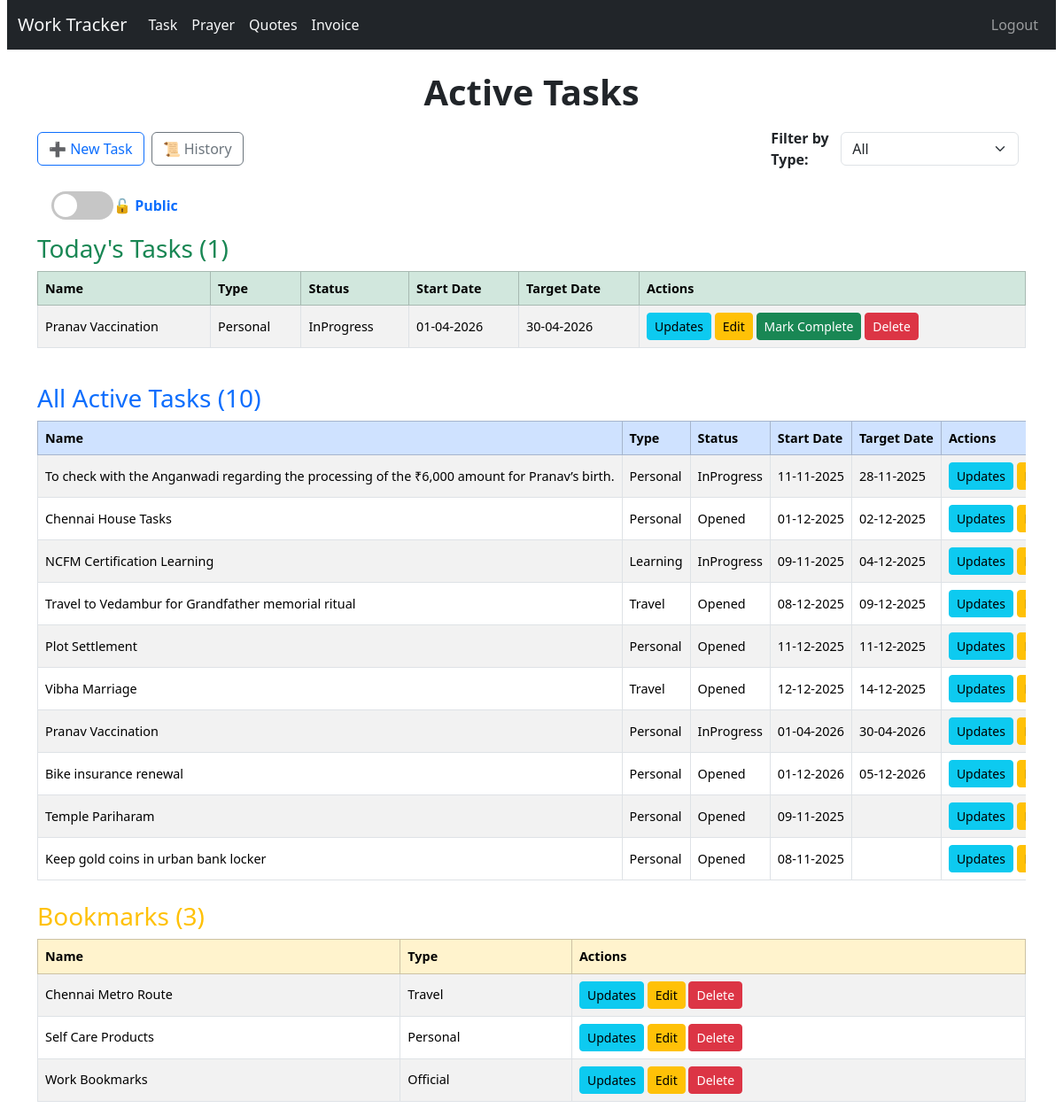
The app's page / (signed in), older data.
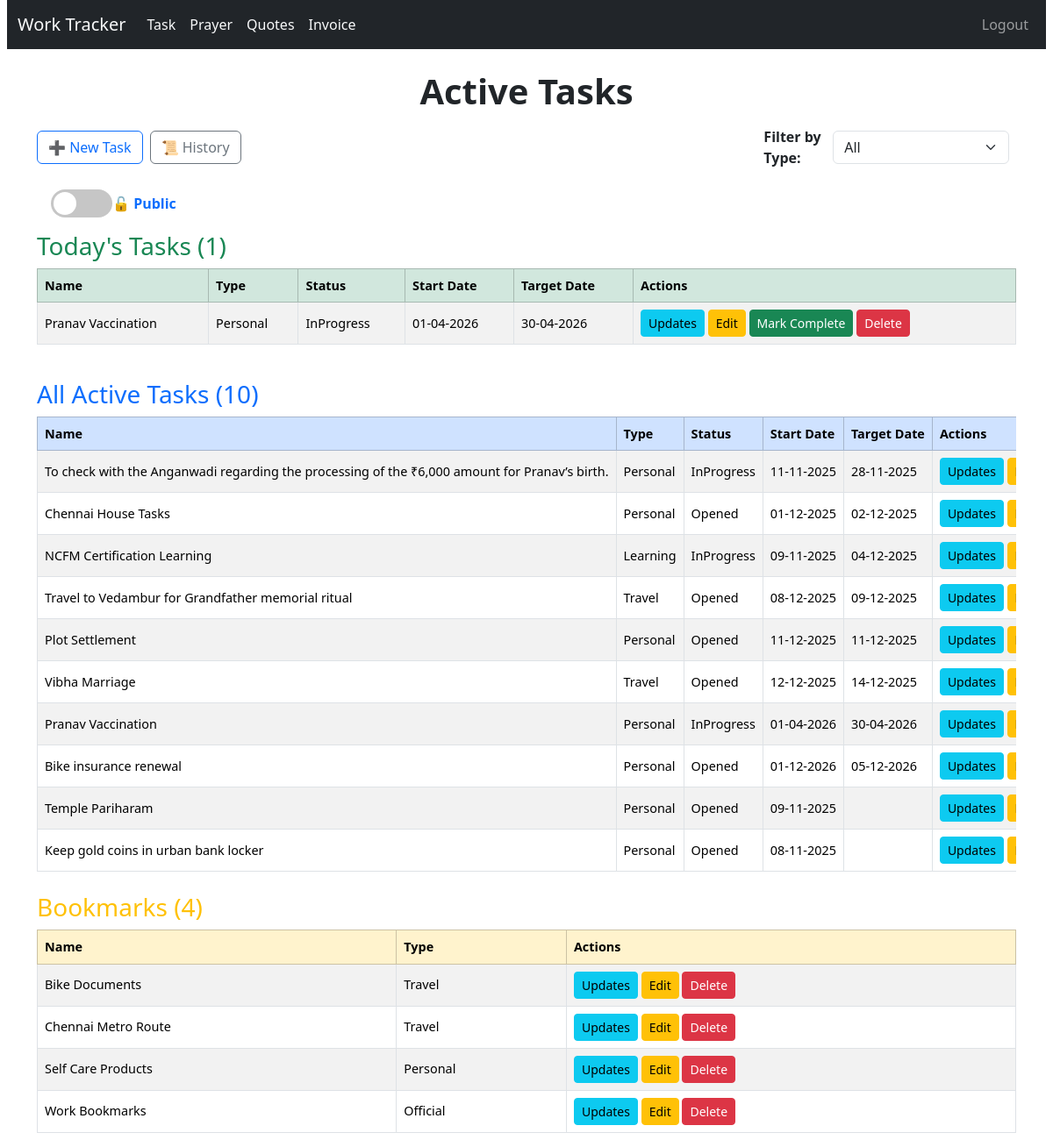
The same page, newer data.
### tracker/models.py (models this page shows, shortened)
class Task(models.Model):
    STATUS_CHOICES = [
        ('Opened', 'Opened'),
        ('InProgress', 'In Progress'),
        ('Completed', 'Completed'),
    ]
    name = models.CharField(max_length=200)
    status = models.CharField(max_length=20, choices=STATUS_CHOICES, default='Opened')
    task_type = models.ForeignKey(TaskType, on_delete=models.CASCADE)
    started_date = models.DateField(default=timezone.now, null=True, blank=True)
    created_date = models.DateField(auto_now_add=True)
    updated_date = models.DateField(auto_now=True)
    completed_date = models.DateField(null=True, blank=True)
    target_date = models.DateField(default=timezone.now, null=True, blank=True)
    is_bookmark = models.BooleanField(default=False)
    is_private = models.BooleanField(default=False)
    is_hold = models.BooleanField(default=False)

class TaskType(models.Model):
    name = models.CharField(max_length=50, unique=True)
    class Meta:
        ordering = ['name']

### tracker/views.py (the view)
# urls.py: path('', views.TaskListView.as_view(), name='task_list'),
class TaskListView(LoginRequiredMixin, ListView):
    model = Task
    template_name = 'tracker/task_list.html'
    context_object_name = 'tasks'
    def get_queryset(self):
        queryset = Task.objects.exclude(status='Completed').exclude(is_hold=True).exclude(is_bookmark=True)
        view_mode = self.request.GET.get('view', 'public')
        if view_mode == "private":
            user_profile  = getattr(self.request.user, "userprofile", None)
            if user_profile is None or not user_profile.special_privilege_password:
                messages.error(self.request, "You do not have access to private tasks.")
                return Task.objects.none()
            if not self.request.session.get("private_access"):
                raise PermissionError("PRIVATE_ACCESS_REQUIRED")
            queryset = queryset.filter(is_private=True)
        elif view_mode == "public":
            self.request.session['private_access'] = False
            queryset = queryset.filter(is_private=False)
        task_type_id = self.request.GET.get('task_type')
        if task_type_id:
            queryset = queryset.filter(task_type_id=task_type_id)
        return queryset.order_by(
            F('target_date').asc(nulls_last=True),
            'updated_date',
            'name'
        )
    def get_context_data(self, **kwargs):
        context = super().get_context_data(**kwargs)
        task_type_id = self.request.GET.get('task_type')
        context['task_types'] = TaskType.objects.all()
        context['selected_type'] = int(task_type_id) if task_type_id else None
        view_mode = self.request.GET.get('view', 'public')
        context['view_mode'] = view_mode
        today = timezone.localdate()
        common_filters = {}
        if view_mode == "public":
            common_filters['is_private'] = False
        elif view_mode == "private":
            common_filters['is_private'] = True
        if task_type_id:
            common_filters['task_type_id'] = task_type_id
        tasks_by_target_date = Task.objects.filter(
            started_date=today,
            target_date=today,
            **common_filters
        ).exclude(status='Completed').exclude(is_hold=True).exclude(is_bookmark=True)
        tasks_by_updates = Task.objects.filter(
            updates__date=today,
            updates__is_completed=False,
            **common_filters
        ).exclude(status='Completed').exclude(is_hold=True).exclude(is_bookmark=True)
        today_tasks = tasks_by_target_date.union(tasks_by_updates).order_by('name')
        context['today_tasks'] = today_tasks
        held_tasks = Task.objects.filter(
            is_hold=True,
            status__in=['Opened', 'InProgress'],
            **common_filters
        ).order_by('name')
        context['held_tasks'] = held_tasks
        bookmarked_tasks = Task.objects.filter(
            is_bookmark=True,
            status__in=['Opened', 'InProgress'],
            is_hold=False,
            **common_filters
        ).order_by('name')
        context['bookmarked_tasks'] = bookmarked_tasks
        return context
    def dispatch(self, request, *args, **kwargs):
        try:
            return super().dispatch(request, *args, **kwargs)
        except PermissionError as e:
            if str(e) == "PRIVATE_ACCESS_REQUIRED":
                return redirect("private_access")
            raise

### templates/tracker/task_list.html (shortened to what this page needs)
{% extends 'base.html' %}
{% load static %}
{% block style %}
<link rel="stylesheet" href="{% static 'css/task_list.css' %}">
{% endblock %}
{% block content %}
<h1>Active Tasks</h1>
<div class="d-flex flex-wrap align-items-center justify-content-between mb-3">
  <div class="d-flex gap-2 mb-2">
    <a href="{% url 'tracker:task_create' %}" class="btn btn-outline-primary">➕ New Task</a>
    <a href="{% url 'tracker:task_history' %}" class="btn btn-outline-secondary">📜 History</a>
  </div>
  <form method="get" class="d-flex align-items-center mb-2 ms-auto">
    <label for="task_type" class="me-2 fw-bold">Filter by Type:</label>
    <select name="task_type" id="task_type" class="form-select me-2" style="min-width: 160px;" onchange="this.form.submit()">
      <option value="">All</option>
    </select>
  </form>
</div>
<div class="toggle-container mb-3 ms-3">
  <a href="{% if view_mode == 'public' %}{% url 'private_access' %}{% else %}?view=public{% endif %}"
     class="text-decoration-none d-flex align-items-center">
    <div class="toggle-switch {% if view_mode == 'private' %}active{% endif %}">
      <div class="toggle-circle"></div>
    </div>
    <span class="toggle-label">
      {% if view_mode == 'private' %}
        🔒 Private
      {% else %}
        🔓 Public
      {% endif %}
    </span>
  </a>
</div>
{% if today_tasks %}
  <h3 class="text-success mb-2">Today's Tasks ({{ today_tasks|length }})</h3>
  <div class="table-responsive mb-4">
    <table class="table table-bordered table-striped align-middle text-nowrap">
      <thead class="table-success">
        <tr>
          <th>Name</th>
          <th>Type</th>
          <th>Status</th>
          <th>Start Date</th>
          <th>Target Date</th>
          <th>Actions</th>
        </tr>
      </thead>
      <tbody>
        {% for task in today_tasks %}
        <tr>
          <td>{{ task.name }}</td>
          <td>{{ task.task_type.name }}</td>
          <td>{{ task.status }}</td>
          <td>{{ task.started_date|date:"d-m-Y" }}</td>
          <td>{{ task.target_date|date:"d-m-Y" }}</td>
          <td>
            <a href="{% url 'tracker:update_list' task.id %}" class="btn btn-sm btn-info">Updates</a>
            <a href="{% url 'tracker:task_update' task.id %}" class="btn btn-sm btn-warning">Edit</a>
            <a href="{% url 'tracker:mark_task_complete' task.id %}" class="btn btn-sm btn-success">Mark Complete</a>
            <a href="{% url 'tracker:task_delete' task.id %}" class="btn btn-sm btn-danger">Delete</a>
          </td>
        </tr>
        {% endfor %}
      </tbody>
    </table>
  </div>
{% endif %}
<h3 class="text-primary mb-2">All Active Tasks ({{ tasks|length }})</h3>
<div class="table-responsive">
  <table class="table table-striped table-bordered align-middle text-nowrap">
    <thead class="table-primary">
      <tr>
        <th>Name</th>
        <th>Type</th>
        <th>Status</th>
        <th>Start Date</th>
        <th>Target Date</th>
        <th>Actions</th>
      </tr>
    </thead>
    <tbody>
      {% for task in tasks %}
      <tr>
        <td>{{ task.name }}</td>
        <td>{{ task.task_type.name }}</td>
        <td>{{ task.status }}</td>
        <td>{{ task.started_date|date:"d-m-Y" }}</td>
        <td>{{ task.target_date|date:"d-m-Y" }}</td>
        <td>
          <a href="{% url 'tracker:update_list' task.id %}" class="btn btn-sm btn-info">Updates</a>
          <a href="{% url 'tracker:task_update' task.id %}" class="btn btn-sm btn-warning">Edit</a>
        </td>
      </tr>
      {% empty %}
        <tr><td colspan="6" class="text-center text-muted">No tasks found</td></tr>
      {% endfor %}
    </tbody>
  </table>
  {% if bookmarked_tasks %}
  <h3 class="text-warning mt-4">Bookmarks ({{ bookmarked_tasks|length }})</h3>
  <div class="table-responsive">
    <table class="table table-bordered table-striped align-middle text-nowrap">
      <thead class="table-warning">
        <tr>
          <th>Name</th>
          <th>Type</th>
          <th>Actions</th>
        </tr>
      </thead>
      <tbody>
        {% for task in bookmarked_tasks %}
        <tr>
          <td>{{ task.name }}</td>
          <td>{{ task.task_type.name }}</td>
          <td>
            <a href="{% url 'tracker:update_list' task.id %}" class="btn btn-sm btn-info">Updates</a>
            <a href="{% url 'tracker:task_update' task.id %}" class="btn btn-sm btn-warning">Edit</a>
            <a href="{% url 'tracker:task_delete' task.id %}" class="btn btn-sm btn-danger">Delete</a>
          </td>
        </tr>
        {% endfor %}
      </tbody>
    </table>
  </div>
  {% endif %}
</div>
</div>
{% endblock %}

### templates/base.html (shortened to what this page needs)
{% load static %}
<!DOCTYPE html>
<html>
<head>
  <link href="https://cdn.jsdelivr.net/npm/bootstrap@5.3.3/dist/css/bootstrap.min.css" rel="stylesheet">
  <link rel="stylesheet" href="https://cdn.jsdelivr.net/npm/bootstrap-icons@1.11.1/font/bootstrap-icons.css">
  <link rel="stylesheet" href="{% static 'css/base.css' %}">
  {% block style %}{% endblock %}
</head>
<body>
<nav class="navbar navbar-expand-lg navbar-dark bg-dark">
  <div class="container-fluid">
    <a class="navbar-brand text-light" href='{% url "tracker:task_list" %}'>Work Tracker</a>
    {% if request.user.is_authenticated %}
      <div class="collapse navbar-collapse" id="navbarNav">
        <ul class="navbar-nav">
          <li class="nav-item">
            <a class="nav-link text-light" href="{% url 'tracker:task_list' %}">Task</a>
          </li>
        </ul>
        <ul class="navbar-nav">
          <li class="nav-item">
            <a class="nav-link text-light" href="{% url 'tracker:prayer' %}">Prayer</a>
          </li>
        </ul>
        <ul class="navbar-nav">
          <li class="nav-item">
            <a class="nav-link text-light" href="{% url 'tracker:quotes' %}">Quotes</a>
          </li>
        </ul>
            <ul class="navbar-nav">
          <li class="nav-item">
            <a class="nav-link text-light" href="{% url 'invoice:invoice_form' %}">Invoice</a>
          </li>
        </ul>
      </div>
    {% endif %}
    <div class="collapse navbar-collapse" id="navbarNav">
      <ul class="navbar-nav ms-auto mb-2 mb-lg-0">
        {% if request.user.is_authenticated %}
        <li class="nav-item">
          <a class="nav-link" href='{% url "logout" %}'>Logout</a>
        </li>
        {% endif %}
      </ul>
    </div>
  </div>
</nav>
<div class="container">
  <br />
  {% block content %}{% endblock %}
</body>
</html>

### static/css/base.css (style rules this page uses)
body { padding: 0 8px; }
h1 { text-align: center; font-weight: 600; margin-bottom: 1rem; }
.table td, .table th { vertical-align: middle; font-size: 0.9rem; }

### static/css/task_list.css (style rules this page uses)
.toggle-container { display: flex; align-items: center; gap: 12px; cursor: pointer; }
.toggle-switch { position: relative; width: 70px; height: 32px; background: #c6c6c6; border-radius: 50px; transition: background 0.3s ease; }
.toggle-circle { position: absolute; top: 3px; left: 3px; width: 26px; height: 26px; background: white; border-radius: 50%; transition: transform 0.3s ease; }
.toggle-label { font-weight: bold; font-size: 1rem; display: flex; align-items: center; gap: 6px; }

Row changes from the older to the newer data that the page shows:
added Task: name "Bike Documents", task_type.name "Travel", shown under "Bookmarks (4)"
Text that changed along with them:
{{ bookmarked_tasks|length }}: "3" → "4"
